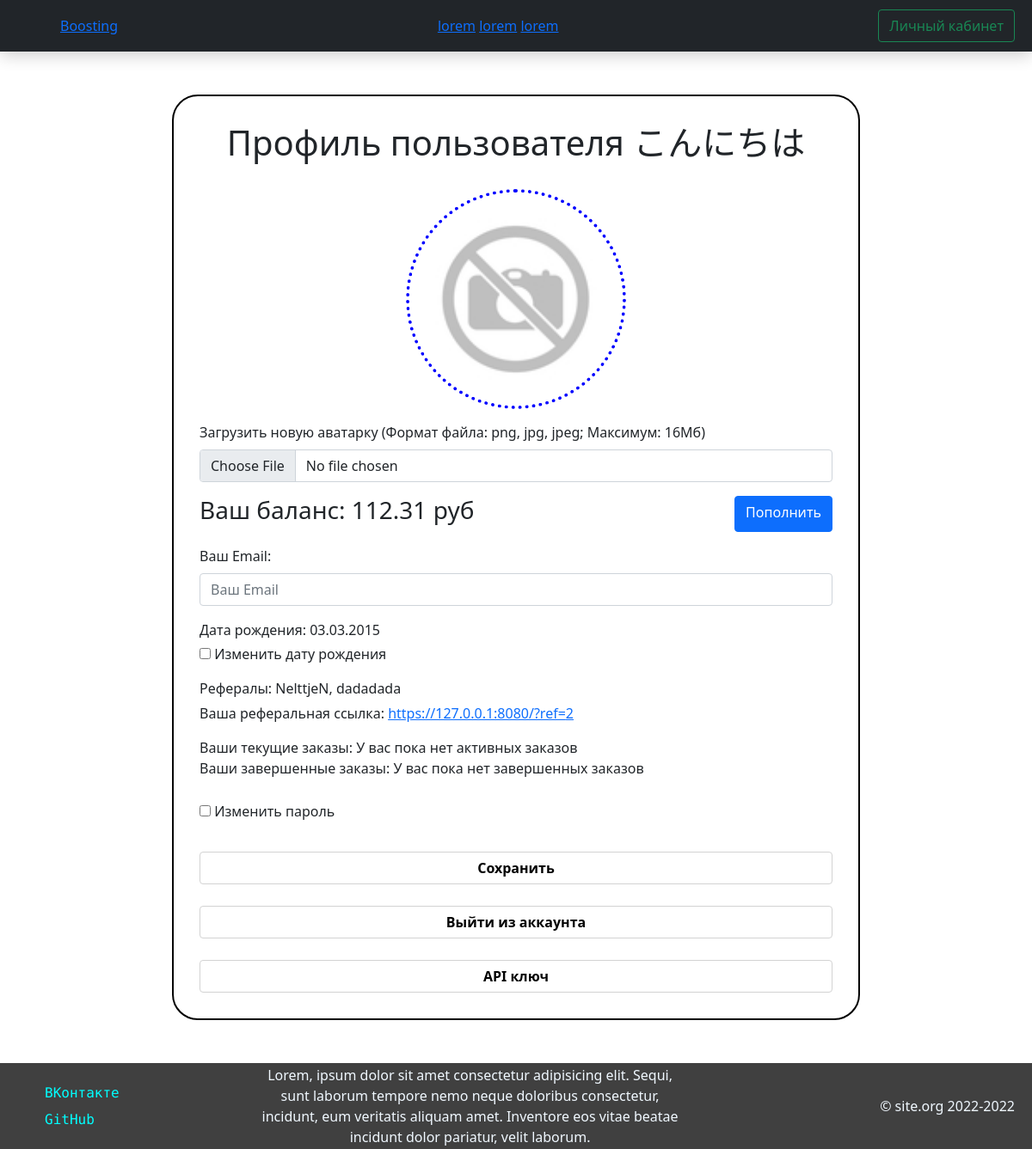
/profile (signed in), run on an earlier commit of the app's database.
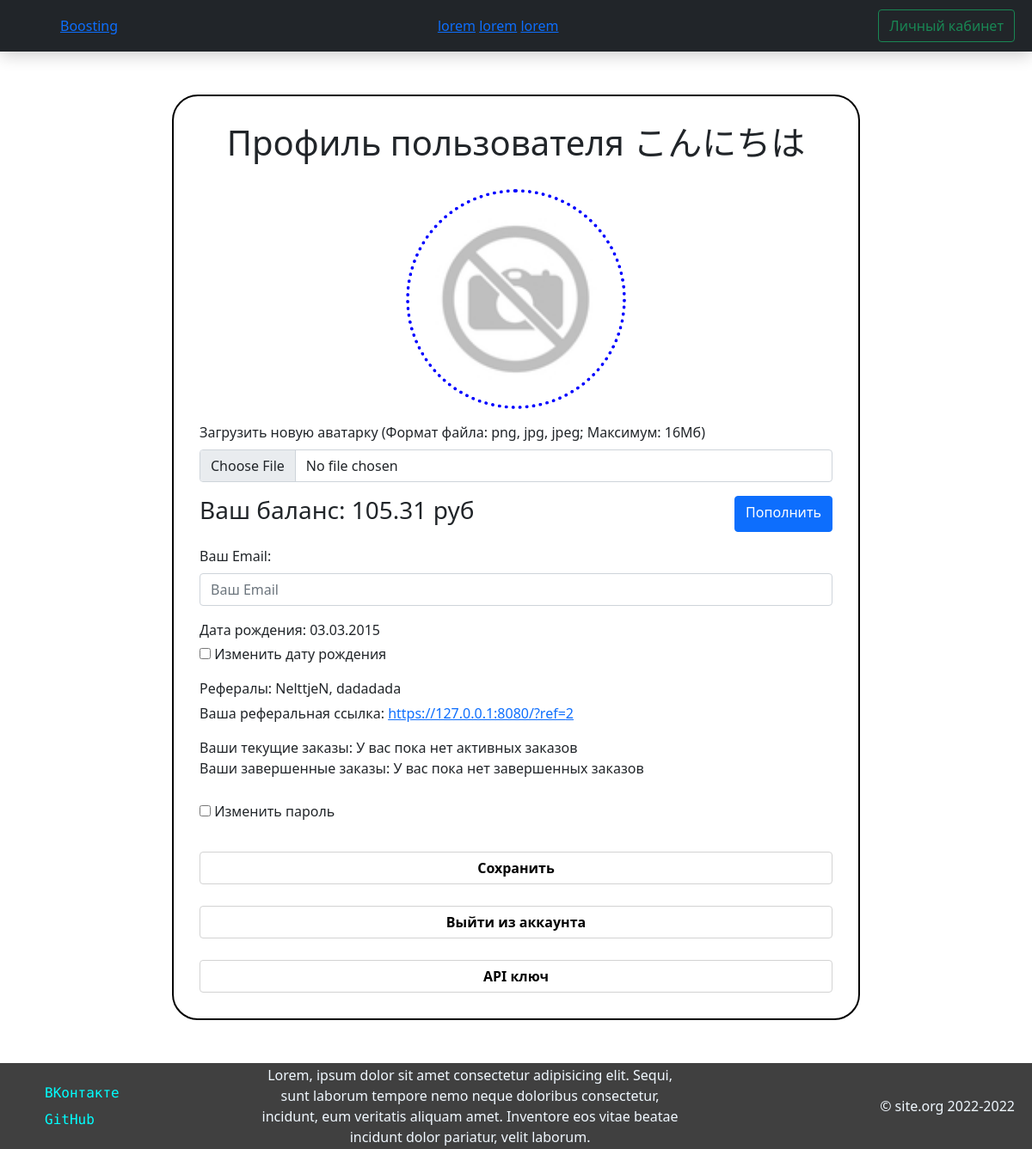
And on a later commit of the database.
### Site/models.py (models this page shows)
class User(db.Model, UserMixin, SerializerMixin):
    __tablename__ = 'user'
    id = db.Column(db.Integer, primary_key=True)
    login = db.Column(db.String, nullable=False, unique=True)
    email = db.Column(db.String, default="")
    password = db.Column(db.String, nullable=False)
    day = db.Column(db.Integer, nullable=False)
    month = db.Column(db.Integer, nullable=False)
    year = db.Column(db.Integer, nullable=False)
    parent = db.Column(db.Integer, default=-1)
    balance = db.Column(db.Float, default=0)
    orders_id = db.Column(db.String, default="")
    current_orders = db.Column(db.String, default="")
    admin_status = db.Column(db.Integer, default=0)
    is_banned = db.Column(db.Float, default=False)
    until = db.Column(db.String, default="")

### Site/routes.py (the view, shortened to what this page needs)
@app.route('/profile', methods=["GET", 'POST'])
@login_required
def profile():
    profile_id = request.args.get('user_id')
    superuser = None
    if profile_id:
        superuser = User.query.get(current_user.get_id())
    cur_user = User.query.get(current_user.get_id())
    if request.method == "POST":
        cur_email = current_user.email
        new_email = request.form.get("email")
        if cur_email != new_email:
            _p1, _p2 = new_email.split("@")
            def check_p1_email(p_test, not_allowed):
                arr_test = [p_test.startswith(i) for i in not_allowed] + [p_test.endswith(i) for i in not_allowed]
                print(arr_test)
                return any(arr_test)
            if check_p1_email(_p1, "./@#_*&") or _p2.count('.') != 1:
                flash('Неправильный формат почты')
            else:
                cur_user.email = new_email
        file = request.files.get('file')
        if file.filename:
            available = ['png', 'jpg', 'jpeg']
            file_res = file.filename.split('.')[-1]
            if file_res not in available:
                flash('Формат файла не поддерживается')
            else:
                img_location = 'Site/static/img/profile_images'
                if not os.path.isdir(img_location):
                    os.mkdir(img_location)
                new_file = f'{img_location}/{secure_filename(f"{current_user.get_id()}.png")}'
                file.save(new_file)
        if request.form.get('show-select'):
            day, month, year = [int(request.form.get(key)) for key in ["Day", "Month", "Year"]]
            if all([day, month, year]) and 1 <= day <= 31 and 1 <= month <= 12 and 1898 <= year <= 2022:
                if day > 29 and month == 2 and year % 4:
                    day = 28
                cur_user.day = day
                cur_user.month = month
                cur_user.year = year
            else:
                flash('Неправильная новая дата рождения')
        if request.form.get('change-password'):
            cur_pass, new_pass, new_pass2 = [request.form.get(f"pass{i}") for i in range(3)]
            print(cur_pass, new_pass, new_pass2)
            if check_password_hash(cur_user.password, cur_pass):
                if cur_pass == new_pass:
                    flash('Пароль не может совпадать с текущим')
                else:
                    cur_user.password = generate_password_hash(new_pass)
                    print('gud')
            else:
                flash('Введенный пароль не совпадает с текущим')
        db.session.commit()
        return redirect(url_for('profile'))
    else:
        p_image = url_for('static', filename=f'img/profile_images/{cur_user.id}.png')
        refs = ', '.join([user.login for user in User.query.filter_by(parent=cur_user.id).all()])
        refs = refs if refs else "У вас пока нет рефералов"
        current_orders = cur_user.current_orders if cur_user.current_orders else "У вас пока нет активных заказов"
        orders_id = cur_user.orders_id if cur_user.orders_id else "У вас пока нет завершенных заказов"
        try:
            birth = date(cur_user.year, cur_user.month, cur_user.day).strftime("%d.%m.%Y")
        except ValueError:
            birth = date(cur_user.year, cur_user.month, cur_user.day - 1).strftime("%d.%m.%Y")
            cur_user.day -= 1
            db.session.commit()
        if not os.path.exists("Site/" + p_image):
            p_image = DEFAULT_PROFILE_IMAGE
        return render_template('profile.html',
                               css=url_for('static', filename="css/profile.css"),
                               nickname=get_user_nick(),
                               user=cur_user,
                               profile_image=p_image,
                               birth=birth,
                               refs=refs,
                               ref_id=cur_user.id,
                               current_orders=current_orders,
                               completed_orders=orders_id)

### Site/auth.py (called while the page is built)
@login_manager.user_loader
def load_user(user_id):
    return User.query.get(user_id)

### Site/routes.py (called while the page is built)
def get_user_nick():
    try:
        nick = User.query.get(current_user.get_id()).login
    except AttributeError:
        nick = None
    return nick

### Site/templates/profile.html (shortened to what this page needs)
{% extends "base.html" %}
{% block head %}
    {{super()}}
    <link rel="stylesheet" href={{css|safe}}>
{% endblock %}
{% block container %}
    <div class="profile-container">
        <h1>Профиль пользователя {{user.login}}</h1>
        <form action="" class="profile" method="post", enctype="multipart/form-data" onsubmit="return validate_profile()">
            <div class="avatar">
                <img src="{{profile_image|safe}}" alt="" class="profile-image">
                <div class="mb-3">
                    <label for="formFile" class="form-label">Загрузить новую аватарку (Формат файла: png, jpg, jpeg; Максимум: 16Мб)</label>
                    <input class="form-control" type="file" id="formFile" name="file">
                </div>
            </div>
            <div class="balance mb-3">
                <h3>Ваш баланс: {{user.balance}} руб</h3>
                <a href="/topup" class="btn btn-primary" style="margin-left: 10px;">Пополнить</a>
            </div>
            <div class="email mb-3">
                <label for="email-input" class="form-label">Ваш Email:</label>
                <input name="email" type="email" id="email-input" class="form-control" placeholder="Ваш Email" value="{{user.email}}">
            </div>
            <div class="birth">
                <p style="margin-bottom: 0;">Дата рождения: {{birth}}</p>
                <div class="show-select-div mt-1 mb-3" >
                    <input type="checkbox" name="show-select" id="show-select">
                    <label for="show-select" id="show-select">Изменить дату рождения</label>
                </div>
            </div>
            <div class="referals mb-3" style="display: block;">
                <p style="margin-bottom: 0;">Рефералы: {{refs}}</p>
                <p style="margin-top: 5px;">Ваша реферальная ссылка: <a href="/?ref={{ref_id}}">https://127.0.0.1:8080/?ref={{ref_id}}</a></p>
            </div>
            <div class="orders mb-3">
                <div class="current-orders">
                    Ваши текущие заказы: {{current_orders}}
                </div>
                <div class="completed-orders">
                    Ваши завершенные заказы: {{completed_orders}}
                </div>
            </div>
            <div class="change-password">
                <input type="checkbox" name="change-password" id="change-password">
                <label for="change-password">Изменить пароль</label>
            </div>
            <button type="submit" class="submit-button">
                Сохранить
            </button>
        </form>
        <div class="buttons">
            <a href="/logout" class="submit-button a-button">Выйти из аккаунта</a>
            <a href="/apikey" class="submit-button a-button">API ключ</a>
        </div>
    </div>
{% endblock %}

### Site/templates/base.html (shortened to what this page needs)
<!DOCTYPE html>
<html lang="en">
<head>
    {% block head %}
    <link href="{{url_for('static', filename='css/base.css')}}" rel="stylesheet">
    <link href="https://cdn.jsdelivr.net/npm/bootstrap@5.1.3/dist/css/bootstrap.min.css" rel="stylesheet">
    {% endblock %}
</head>
<body>
    <nav class="header navbar-dark bg-dark">
        <a href="/" class="logo"><img src="" alt="">Boosting</a>
        <ul class="mnu_top">
            <li><a href="/">lorem</a></li>
            <li><a href="/">lorem</a></li>
            <li><a href="/">lorem</a></li>
        </ul>
        <div class="login_top">
            {% if not user.login %}
            <a href="/login"><button class="btn btn-outline-success">Авторизация</button></a>
            {% else %}
            <a href="/profile"><button class="btn btn-outline-success">Личный кабинет</button></a>
            {% endif %}
        </div>
    </nav>
    <div class="container" style="padding: 0;">
        {% block container %}
        {% endblock %}
    </div>
    <footer class="endpage" style="padding: 0 20px;">
        <ul class="socials">
            <li><a href="https://vk.com/nelttjen">ВКонтакте</a></li>
            <li><a href="https://github.com/nelttjen">GitHub</a></li>
        </ul>
        <div class="information" style="display: block; width: 500px; text-align: center;">
            Lorem, ipsum dolor sit amet consectetur adipisicing elit. Sequi, sunt laborum tempore nemo neque doloribus consectetur, incidunt, eum veritatis aliquam amet. Inventore eos vitae beatae incidunt dolor pariatur, velit laborum.
        </div>
        <div class="copyright">
            © site.org 2022-2022
        </div>
    </footer>
</body>
</html>

### Site/static/css/base.css (style rules this page uses)
* { margin: 0; padding: 0; box-sizing: content-box; }
html { height: 100%; }
body { margin: 0; min-height: 100%; display: grid; grid-template-rows: auto 1fr auto; }
.header { min-width: 400px; width: 100%; height: 60px; box-shadow: 0 4px 20px rgba(0, 0, 0, .2); padding: 0.5rem 1.25rem; background-color: palegreen; display: flex; justify-content: space-between; align-items: center; }
.mnu_top { list-style-type: none; padding-left: 0; margin-bottom: 0; }
.mnu_top li { display: inline-block; }
.logo { margin-left: 50px; }
.endpage { width: 100%; height: 100px; background-color: rgba(0, 0, 0, .75); color: aliceblue; display: flex; justify-content: space-between; align-items: center; }
.socials { margin-top: 25px; width: 50px; height: 70px; list-style-type: none; }
.socials li { padding: 15% 0; }
.socials a { text-decoration: none; color: aqua; font-family: 'Red Hat Mono', monospace; }
.container { position: relative; }
.submit-button { margin-top: 25px; background-color: white; font-weight: 600; display: block; width: 100%; padding: 0.375rem 0.75rem; border: 1px solid lightgray; border-radius: 0.25rem; transition: 0.25s; }
.a-button { color: black; text-decoration: none; text-align: center; }

### Site/static/css/profile.css (style rules this page uses)
.profile-container { width: 800px; height: auto; border: 2px solid black; border-radius: 30px; margin: 50px auto; padding: 30px; }
.profile-container h1 { text-align: center; margin-bottom: 30px; }
.profile-image { width: 256px; height: 256px; border: 4px dotted blue; border-radius: 50%; display: block; margin: auto; margin-bottom: 15px; }
.balance { display: flex; justify-content: space-between; }
label { user-select: none; cursor: pointer; }
.change-password { display: block; }
.change-password label { margin: 10px 0; }

What changed in the data, as far as the page shows it:
changed User "こんにちは": balance "112.31" → "105.31"
